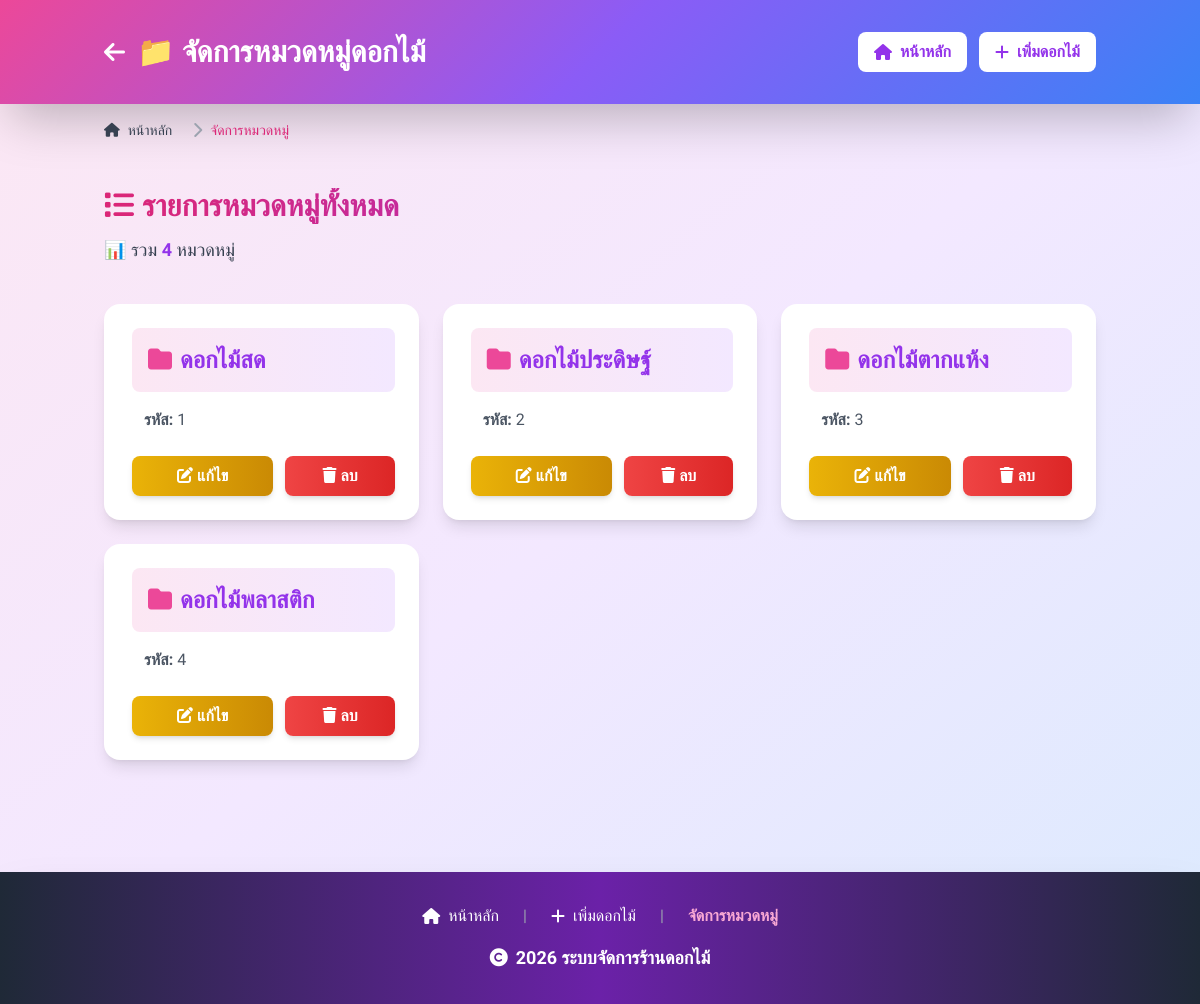
The page /categories on the database its author committed.
### tables this page shows
CREATE TABLE Categories (
    category_id INTEGER PRIMARY KEY AUTOINCREMENT,
    category_name TEXT NOT NULL UNIQUE
);

### app.py (the view)
@app.route('/categories')
def categories():
    categories = get_categories()
    return render_template('categories.html', categories=categories)

### app.py (called while the page is built)
def get_db_connection():
    conn = sqlite3.connect(DATABASE)
    conn.row_factory = sqlite3.Row
    return conn

def get_categories():
    conn = get_db_connection()
    cursor = conn.cursor()
    cursor.execute("SELECT * FROM Categories ORDER BY category_id")
    categories = cursor.fetchall()
    conn.close()
    return categories

### templates/categories.html (shortened to what this page needs)
<!DOCTYPE html>
<html lang="th">
<head>
    <script src="https://cdn.tailwindcss.com"></script>
    <link rel="stylesheet" href="https://cdnjs.cloudflare.com/ajax/libs/font-awesome/6.4.0/css/all.min.css">
</head>
<body class="bg-gradient-to-br from-pink-100 via-purple-100 to-blue-100 min-h-screen">
    <header class="gradient-header text-white py-8 shadow-2xl">
        <div class="container mx-auto px-4">
            <div class="flex items-center justify-between gap-4">
                <div class="flex items-center gap-3">
                    <a href="{{ url_for('index') }}" class="hover:text-pink-200 transition">
                        <i class="fas fa-arrow-left text-2xl"></i>
                    </a>
                    <h1 class="text-3xl font-bold">📁 จัดการหมวดหมู่ดอกไม้</h1>
                </div>
                <nav class="flex gap-3">
                    <a href="{{ url_for('index') }}" class="bg-white text-purple-600 px-4 py-2 rounded-lg font-semibold hover:bg-gray-100 transition flex items-center gap-2">
                        <i class="fas fa-home"></i> หน้าหลัก
                    </a>
                    <a href="{{ url_for('add_flower') }}" class="bg-white text-purple-600 px-4 py-2 rounded-lg font-semibold hover:bg-gray-100 transition flex items-center gap-2">
                        <i class="fas fa-plus"></i> เพิ่มดอกไม้
                    </a>
                </nav>
            </div>
        </div>
    </header>
    <div class="container mx-auto px-4 mt-4">
        <nav class="flex" aria-label="Breadcrumb">
            <ol class="inline-flex items-center space-x-1 md:space-x-3">
                <li class="inline-flex items-center">
                    <a href="{{ url_for('index') }}" class="inline-flex items-center text-sm font-medium text-gray-700 hover:text-pink-600">
                        <i class="fas fa-home mr-2"></i> หน้าหลัก
                    </a>
                </li>
                <li>
                    <div class="flex items-center">
                        <i class="fas fa-chevron-right text-gray-400 mx-2"></i>
                        <span class="text-sm font-medium text-pink-600">จัดการหมวดหมู่</span>
                    </div>
                </li>
            </ol>
        </nav>
    </div>
    <main class="container mx-auto px-4 py-12">
        {% if categories %}
            <div class="mb-10">
                <h2 class="text-3xl font-bold text-transparent bg-clip-text bg-gradient-to-r from-pink-600 to-purple-600 mb-3">
                    <i class="fas fa-list mr-2"></i>รายการหมวดหมู่ทั้งหมด
                </h2>
                <p class="text-gray-700 text-lg">📊 รวม <span class="font-bold text-purple-600">{{ categories|length }}</span> หมวดหมู่</p>
            </div>
            <div class="grid grid-cols-1 md:grid-cols-2 lg:grid-cols-3 gap-6">
                {% for category in categories %}
                    <div class="category-item bg-white rounded-2xl shadow-lg p-6 border-l-4 border-transparent hover:border-pink-500">
                        <div class="bg-gradient-to-r from-pink-100 to-purple-100 p-4 rounded-lg mb-4">
                            <h3 class="text-2xl font-bold text-purple-600">
                                <i class="fas fa-folder text-pink-500 mr-2"></i>{{ category['category_name'] }}
                            </h3>
                        </div>
                        <div class="mb-6">
                            <p class="text-gray-600">
                                <span class="font-semibold">รหัส:</span> {{ category['category_id'] }}
                            </p>
                        </div>
                        <div class="flex gap-3">
                            <a href="{{ url_for('edit_category', category_id=category['category_id']) }}"
                               class="flex-1 bg-gradient-to-r from-yellow-500 to-yellow-600 hover:from-yellow-600 hover:to-yellow-700 text-white py-2 px-4 rounded-lg font-semibold text-center transition shadow-md hover:shadow-lg transform hover:scale-105">
                                <i class="fas fa-edit mr-1"></i>แก้ไข
                            </a>
                            <form action="{{ url_for('delete_category', category_id=category['category_id']) }}" method="POST" class="flex-1" onsubmit="return confirm('คุณแน่ใจหรือว่าจะลบหมวดหมู่นี้?');">
                                <button type="submit" class="w-full bg-gradient-to-r from-red-500 to-red-600 hover:from-red-600 hover:to-red-700 text-white py-2 px-4 rounded-lg font-semibold transition shadow-md hover:shadow-lg transform hover:scale-105">
                                    <i class="fas fa-trash mr-1"></i>ลบ
                                </button>
                            </form>
                        </div>
                    </div>
                {% endfor %}
            </div>
        {% endif %}
    </main>
    <footer class="bg-gradient-to-r from-gray-800 via-purple-800 to-gray-800 text-white text-center py-8 mt-16 shadow-2xl">
        <div class="container mx-auto px-4">
            <div class="flex justify-center gap-6 mb-4">
                <a href="{{ url_for('index') }}" class="text-white hover:text-pink-300 transition flex items-center gap-2">
                    <i class="fas fa-home"></i> หน้าหลัก
                </a>
                <span class="text-gray-400">|</span>
                <a href="{{ url_for('add_flower') }}" class="text-white hover:text-pink-300 transition flex items-center gap-2">
                    <i class="fas fa-plus"></i> เพิ่มดอกไม้
                </a>
                <span class="text-gray-400">|</span>
                <span class="text-pink-300 font-semibold">จัดการหมวดหมู่</span>
            </div>
            <p class="text-lg font-semibold"><i class="fas fa-copyright mr-2"></i>2026 ระบบจัดการร้านดอกไม้</p>
        </div>
    </footer>
</body>
</html>

### templates/categories.html (style rules this page uses)
* { font-family: 'Kanit', sans-serif; }
.gradient-header { background: linear-gradient(135deg, #ec4899 0%, #8b5cf6 50%, #3b82f6 100%); }
.category-item { transition: all 0.3s ease; border-left: 4px solid transparent; }

### rows shown on the page
Categories: category_name "ดอกไม้สด", category_id "1"
Categories: category_name "ดอกไม้ประดิษฐ์", category_id "2"
Categories: category_name "ดอกไม้ตากแห้ง", category_id "3"
Categories: category_name "ดอกไม้พลาสติก", category_id "4"

### other values the page prints
{{ categories|length }} "4"
